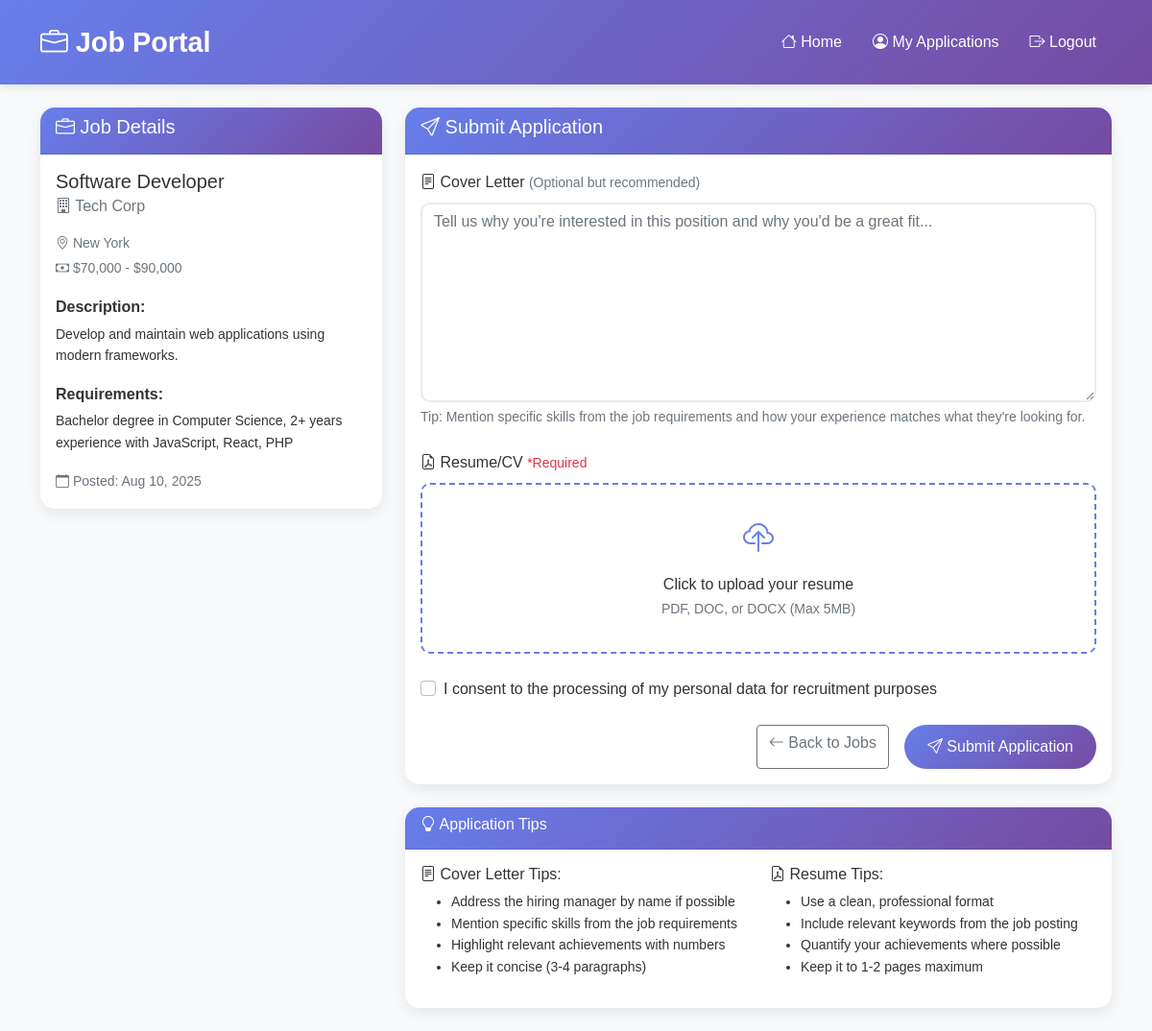
The app's page /apply.php?job_id=1 (signed in) with its own data.
### tables this page shows
CREATE TABLE jobs (
    id INT PRIMARY KEY AUTO_INCREMENT,
    title VARCHAR(200) NOT NULL,
    company VARCHAR(100) NOT NULL,
    location VARCHAR(100),
    salary_range VARCHAR(50),
    description TEXT NOT NULL,
    requirements TEXT,
    is_active TINYINT(1) DEFAULT 1,
    created_by INT,
    created_at TIMESTAMP DEFAULT CURRENT_TIMESTAMP,
    FOREIGN KEY (created_by) REFERENCES users(id)
);

### config.php (called while the page is built, shortened)
<?php
function sanitize($input) {
    return htmlspecialchars(strip_tags(trim($input)));
}
?>

### apply.php (the view, shortened to what this page needs)
<?php
require_once 'config.php';
$job_id = isset($_GET['job_id']) ? (int)$_GET['job_id'] : 0;
$pdo = getDBConnection();
$stmt = $pdo->prepare("SELECT * FROM jobs WHERE id = ? AND is_active = 1");
$stmt->execute([$job_id]);
$job = $stmt->fetch(PDO::FETCH_ASSOC);
$stmt = $pdo->prepare("SELECT id FROM applications WHERE job_id = ? AND user_id = ?");
$stmt->execute([$job_id, $_SESSION['user_id']]);
$existing_application = $stmt->fetch();
$success = '';
?>
<!DOCTYPE html>
<html lang="en">
<head>
    <link href="https://cdn.jsdelivr.net/npm/bootstrap@5.1.3/dist/css/bootstrap.min.css" rel="stylesheet">
    <link href="https://cdn.jsdelivr.net/npm/bootstrap-icons@1.8.1/font/bootstrap-icons.css" rel="stylesheet">
    <link href="style.css" rel="stylesheet">
</head>
<body>
    <nav class="navbar navbar-expand-lg">
        <div class="container">
            <a class="navbar-brand" href="index.php">
                <i class="bi bi-briefcase"></i> Job Portal
            </a>
            <div class="navbar-nav ms-auto">
                <a class="nav-link" href="index.php">
                    <i class="bi bi-house"></i> Home
                </a>
                <a class="nav-link" href="dashboard.php">
                    <i class="bi bi-person-circle"></i> My Applications
                </a>
                <a class="nav-link" href="logout.php">
                    <i class="bi bi-box-arrow-right"></i> Logout
                </a>
            </div>
        </div>
    </nav>
    <div class="container mt-4">
        <div class="row">
            <div class="col-md-4 mb-4">
                <div class="card">
                    <div class="card-header">
                        <h5><i class="bi bi-briefcase"></i> Job Details</h5>
                    </div>
                    <div class="card-body">
                        <h5 class="card-title"><?php echo sanitize($job['title']); ?></h5>
                        <h6 class="card-subtitle mb-3 text-muted">
                            <i class="bi bi-building"></i> <?php echo sanitize($job['company']); ?>
                        </h6>
                        <div class="mb-3">
                            <small class="text-muted">
                                <i class="bi bi-geo-alt"></i> <?php echo sanitize($job['location'] ?: 'Location not specified'); ?>
                            </small>
                            <?php if ($job['salary_range']): ?>
                            <br><small class="text-muted">
                                <i class="bi bi-cash"></i> <?php echo sanitize($job['salary_range']); ?>
                            </small>
                            <?php endif; ?>
                        </div>
                        <div class="mb-3">
                            <strong>Description:</strong>
                            <p class="small mt-1"><?php echo nl2br(sanitize($job['description'])); ?></p>
                        </div>
                        <?php if ($job['requirements']): ?>
                        <div class="mb-3">
                            <strong>Requirements:</strong>
                            <p class="small mt-1"><?php echo nl2br(sanitize($job['requirements'])); ?></p>
                        </div>
                        <?php endif; ?>
                        <small class="text-muted">
                            <i class="bi bi-calendar"></i> Posted: <?php echo date('M j, Y', strtotime($job['created_at'])); ?>
                        </small>
                    </div>
                </div>
            </div>
            <div class="col-md-8">
                <div class="card">
                    <div class="card-header">
                        <h5><i class="bi bi-send"></i> Submit Application</h5>
                    </div>
                    <div class="card-body">
                        <?php if ($existing_application): ?>
                            <div class="alert alert-info">
                                <i class="bi bi-info-circle"></i>
                                You have already applied for this position.
                                <a href="dashboard.php" class="alert-link">Check your application status</a>
                            </div>
                        <?php else: ?>
                            <form method="POST" enctype="multipart/form-data" id="applicationForm">
                                <div class="mb-4">
                                    <label for="cover_letter" class="form-label">
                                        <i class="bi bi-file-text"></i> Cover Letter
                                        <small class="text-muted">(Optional but recommended)</small>
                                    </label>
                                    <textarea class="form-control" id="cover_letter" name="cover_letter" rows="8"
                                              placeholder="Tell us why you're interested in this position and why you'd be a great fit..."></textarea>
                                    <div class="form-text">
                                        Tip: Mention specific skills from the job requirements and how your experience matches what they're looking for.
                                    </div>
                                </div>
                                <div class="mb-4">
                                    <label for="resume" class="form-label">
                                        <i class="bi bi-file-earmark-pdf"></i> Resume/CV
                                        <small class="text-danger">*Required</small>
                                    </label>
                                    <div class="upload-area" onclick="document.getElementById('resume').click()">
                                        <i class="bi bi-cloud-upload" style="font-size: 2rem; color: #667eea;"></i>
                                        <p class="mt-2 mb-0">Click to upload your resume</p>
                                        <small class="text-muted">PDF, DOC, or DOCX (Max 5MB)</small>
                                    </div>
                                </div>
                                <div class="mb-4">
                                    <div class="form-check">
                                        <input class="form-check-input" type="checkbox" id="consent" required>
                                        <label class="form-check-label" for="consent">
                                            I consent to the processing of my personal data for recruitment purposes
                                        </label>
                                    </div>
                                </div>
                                <div class="d-grid gap-2 d-md-flex justify-content-md-end">
                                    <a href="index.php" class="btn btn-outline-secondary me-md-2">
                                        <i class="bi bi-arrow-left"></i> Back to Jobs
                                    </a>
                                    <button type="submit" class="btn btn-primary" id="submitBtn">
                                        <i class="bi bi-send"></i> Submit Application
                                    </button>
                                </div>
                            </form>
                        <?php endif; ?>
                    </div>
                </div>
                <?php if (!$existing_application && !$success): ?>
                <div class="card mt-4">
                    <div class="card-header">
                        <h6><i class="bi bi-lightbulb"></i> Application Tips</h6>
                    </div>
                    <div class="card-body">
                        <div class="row">
                            <div class="col-md-6">
                                <h6><i class="bi bi-file-text"></i> Cover Letter Tips:</h6>
                                <ul class="small">
                                    <li>Address the hiring manager by name if possible</li>
                                    <li>Mention specific skills from the job requirements</li>
                                    <li>Highlight relevant achievements with numbers</li>
                                    <li>Keep it concise (3-4 paragraphs)</li>
                                </ul>
                            </div>
                            <div class="col-md-6">
                                <h6><i class="bi bi-file-earmark-pdf"></i> Resume Tips:</h6>
                                <ul class="small">
                                    <li>Use a clean, professional format</li>
                                    <li>Include relevant keywords from the job posting</li>
                                    <li>Quantify your achievements where possible</li>
                                    <li>Keep it to 1-2 pages maximum</li>
                                </ul>
                            </div>
                        </div>
                    </div>
                </div>
                <?php endif; ?>
            </div>
        </div>
    </div>
</body>
</html>

### style.css (style rules this page uses)
* { margin: 0; padding: 0; box-sizing: border-box; }
body { font-family: 'Arial', sans-serif; line-height: 1.6; color: #333; background-color: #f8f9fa; }
.navbar { background: linear-gradient(135deg, #667eea 0%, #764ba2 100%); padding: 1rem 0; box-shadow: 0 2px 10px rgba(0,0,0,0.1); }
.navbar-brand { font-size: 1.8rem; font-weight: bold; color: white !important; }
.navbar-nav .nav-link { color: white !important; margin: 0 0.5rem; transition: all 0.3s ease; }
.card { border: none; border-radius: 15px; box-shadow: 0 5px 15px rgba(0,0,0,0.08); transition: transform 0.3s ease, box-shadow 0.3s ease; margin-bottom: 1.5rem; }
.card-header { background: linear-gradient(135deg, #667eea 0%, #764ba2 100%); color: white; border-radius: 15px 15px 0 0 !important; font-weight: bold; }
.btn-primary { background: linear-gradient(135deg, #667eea 0%, #764ba2 100%); border: none; border-radius: 25px; padding: 0.7rem 1.5rem; transition: all 0.3s ease; }
.form-control { border-radius: 10px; border: 2px solid #e9ecef; transition: all 0.3s ease; }
.upload-area { border: 2px dashed #667eea; border-radius: 10px; padding: 2rem; text-align: center; transition: all 0.3s ease; cursor: pointer; }

### records on screen
jobs: title "Software Developer", company "Tech Corp", location "New York", salary_range "$70,000 - $90,000", description "Develop and maintain web applications using modern frameworks.", requirements "Bachelor degree in Computer Science, 2+ years experience with JavaScript, React, PHP", created_at "Aug 10, 2025"
